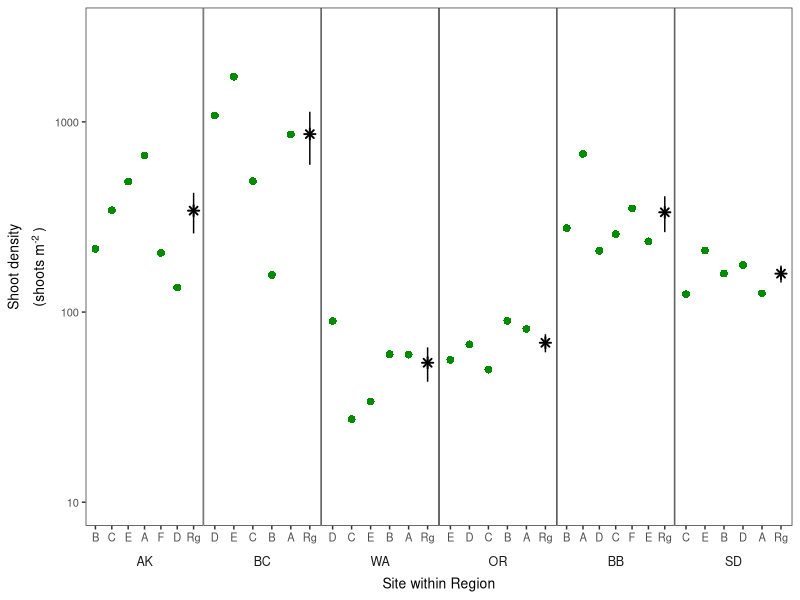
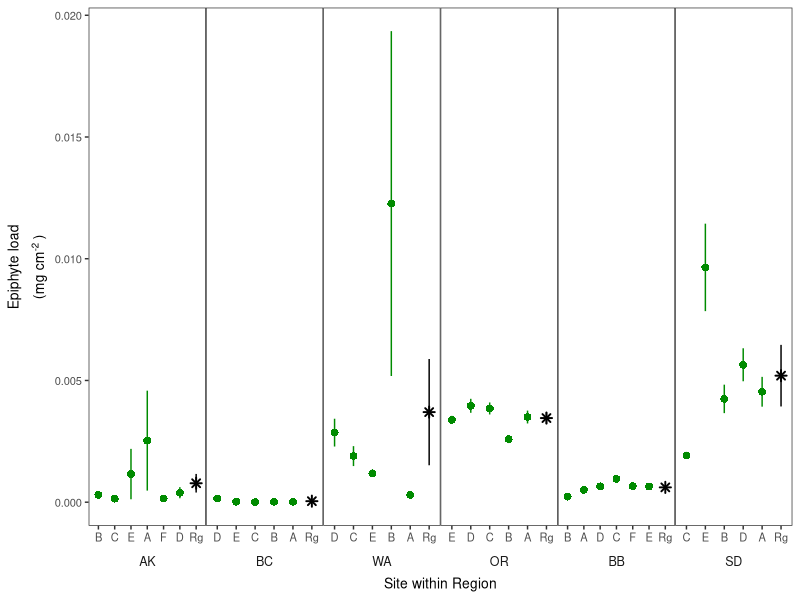
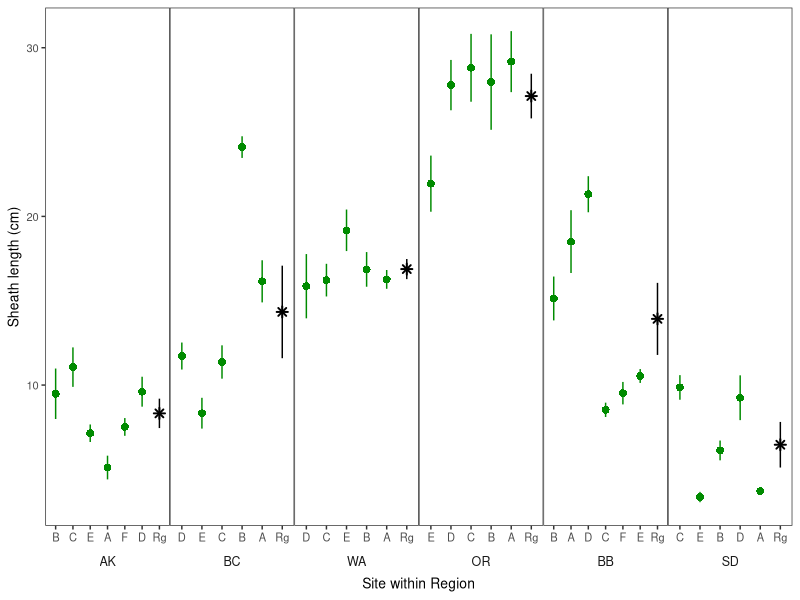
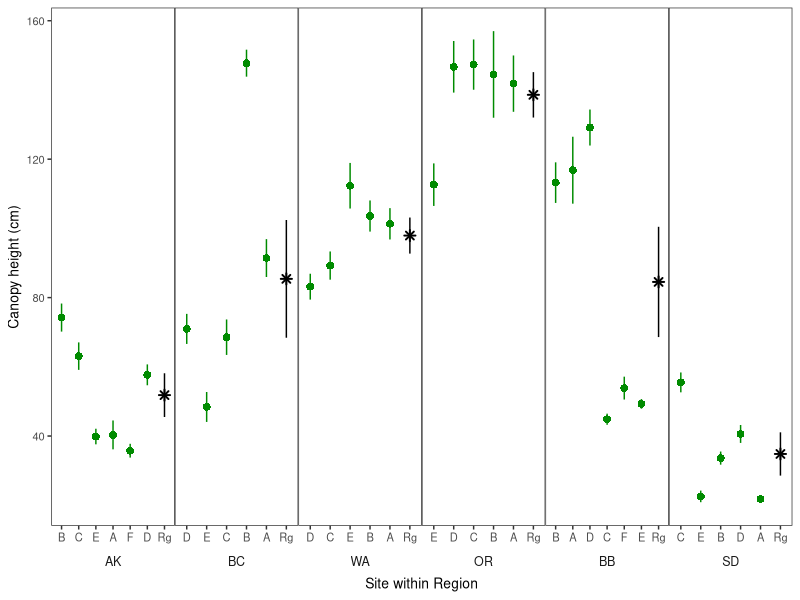
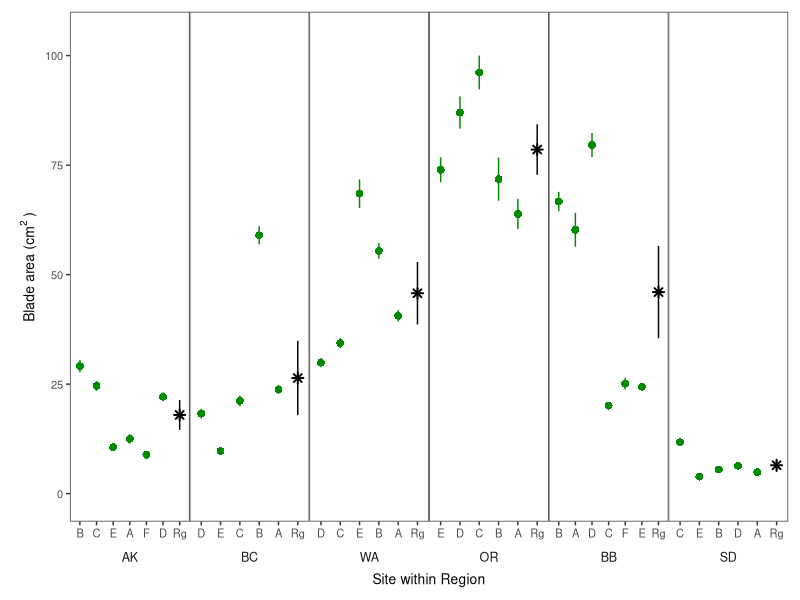
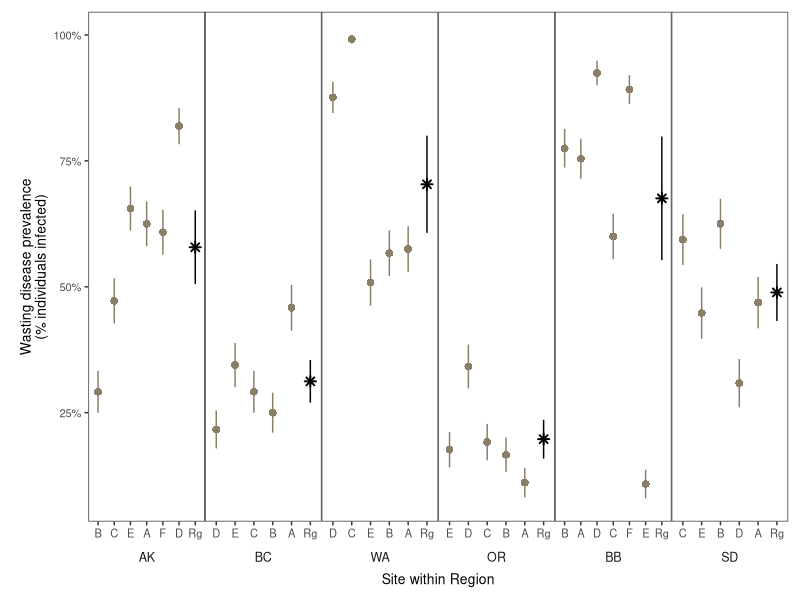
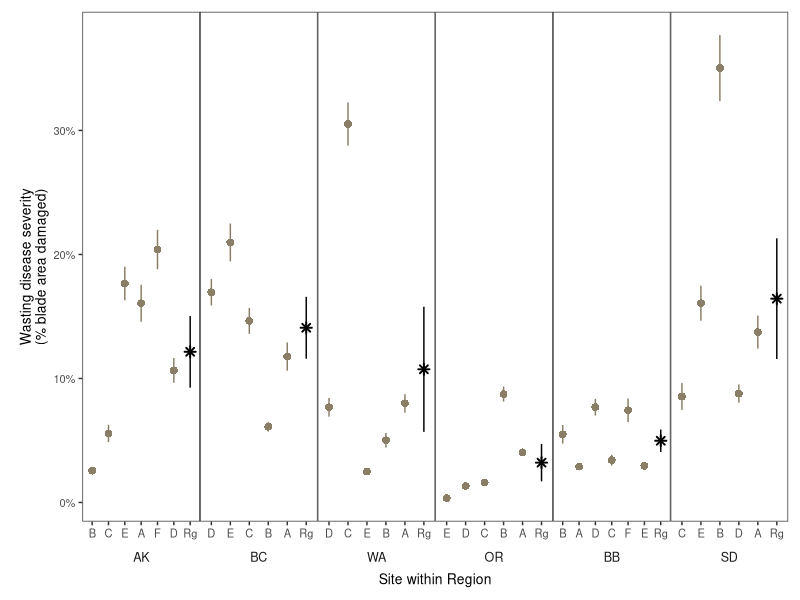
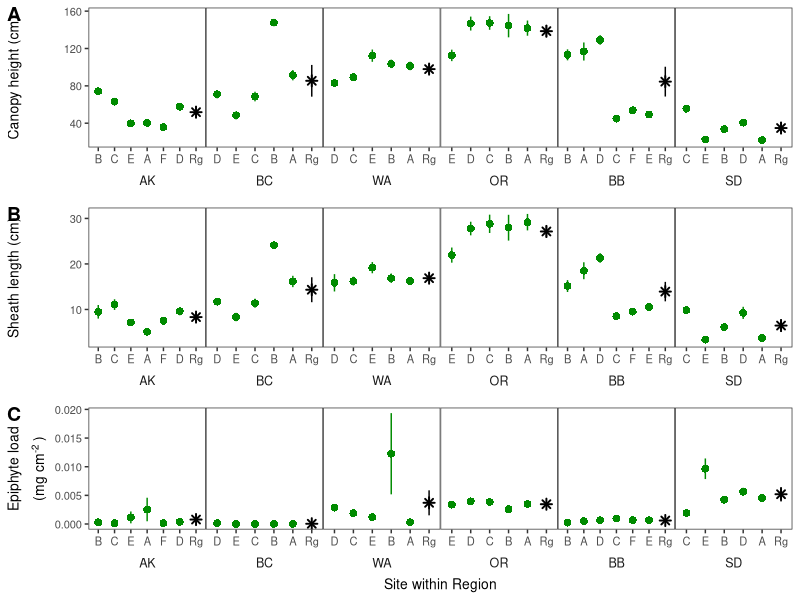

Write R code to recreate these figures, in order.
# Code files for EelgrassDiseaesTemperature manuscript
# 01_eelgrass_survey_metrics

# Last updated 2021-05-07 by Lillian Aoki

# This script imports and visualizes data from the eelgrass wasting disease surveys in 2019
# Outputs include Fig 6 and Fig S5 in the manuscript

#### Load libraries ####
library(tidyverse)
library(plotrix)
library(cowplot)
region_order <- c("AK","BC","WA","OR","BB","SD")

# Read in data ####
## site coordinates
coords <- read.csv("Data/site_lat_long.csv")
# summarize by region, subtract 5 from mean latitude so that the region mean will plot to the right of all sites
coords_region <- coords %>%
  group_by(Region) %>%
  summarise(Lat=mean(Lat)-5,Long=mean(Long))
# in figures, the data are arranged by latitude to show the geographic gradient 

# survey metrics at the site level
all <- read.csv("Data/all_survey_metrics_site.csv")
all$Type <- "Site"
all <- left_join(all, coords, by=c("Region","SiteCode"))
# calculate canopy height as the combination of sheath length and longest blade length
all$CanopyHeightMean <- all$LongestBladeLengthMean+all$SheathLengthMean
all$CanopyHeightSe <- sqrt((all$LongestBladeLengthSe)^2+(all$SheathLengthSe)^2)

all_region <- all %>%
  group_by(Region, Type="Region")%>%
  summarise(DensityShootsSe=sd(DensityShootsMean)/sqrt(length(DensityShootsMean)),
            DensityShootsMean=mean(DensityShootsMean,na.rm=TRUE),
            EpiphytePerAreaSe=sd(EpiphytePerAreaMean)/sqrt(length(EpiphytePerAreaMean)),
            EpiphytePerAreaMean=mean(EpiphytePerAreaMean),
            LongestBladeLengthSe=sd(LongestBladeLengthMean)/sqrt(length(LongestBladeLengthMean)),
            LongestBladeLengthMean=mean(LongestBladeLengthMean),
            SheathLengthSe=sd(SheathLengthMean)/sqrt(length(SheathLengthMean)),
            SheathLengthMean=mean(SheathLengthMean),
            CanopyHeightSe=sd(CanopyHeightMean)/sqrt(length(CanopyHeightMean)),
            CanopyHeightMean=mean(CanopyHeightMean),
            PrevalenceSe=sd(PrevalenceMean)/sqrt(length(PrevalenceMean)),
            PrevalenceMean=mean(PrevalenceMean),
            SeveritySe=sd(SeverityMean)/sqrt(length(SeverityMean)),
            SeverityMean=mean(SeverityMean),
            BladeAreaSe=sd(BladeAreaMean)/sqrt(length(BladeAreaMean)),
            BladeAreaMean=mean(BladeAreaMean))

all_region <- left_join(all_region,coords_region,by=c("Region"))

all_region$SiteCode <- "Rg"
all_region$Region <- ordered(all_region$Region,levels=region_order)
all$Region <- ordered(all$Region,levels=region_order)
all <- dplyr::select(all,c("SiteCode",names(all_region)))

# combine site and region data for plotting
combo <- rbind(all,all_region)
combo$Region <- ordered(combo$Region, levels=region_order)
combo <- combo %>%
  ungroup%>%
  arrange(Region,-Lat)%>%
  mutate(order=row_number())

# Create plots ####

# shoot density plot
p_den <- ggplot()+
  geom_pointrange(data=combo,aes(x=as.factor(order),y=DensityShootsMean,ymin=DensityShootsMean-DensityShootsSe,
                                 ymax=DensityShootsMean+DensityShootsSe,color=Type,shape=Type))+
  facet_wrap(~Region,nrow = 1,scales = "free_x",strip.position = "bottom")+
  scale_color_manual(values=c("black","green4"))+
  scale_shape_manual(values=c(8,16))+
  scale_y_log10(limits=c(10,3000))+
  scale_x_discrete(breaks = combo$order,
                   labels = combo$SiteCode)+
  ylab(expression(atop("Shoot density",paste("(shoots m"^"-2"~")"))))+
  xlab("Site within Region")+
  theme_bw()+
  #theme(axis.text.x=element_text(angle=60,vjust = -0.05,hjust=0.25))+
  theme(panel.spacing = unit(0, "lines"),
        panel.grid = element_blank(),
        strip.background = element_blank(),
        strip.placement = "outside",
        panel.border = element_rect(),
        axis.text=element_text(size=8),
        axis.title=element_text(size=10),
        strip.text = element_text(size=9),
        legend.position = "none")
p_den

# epiphyte load plot
p_epi <- ggplot()+
  geom_pointrange(data=combo,aes(x=as.factor(order),y=EpiphytePerAreaMean,
                                     ymax=EpiphytePerAreaMean+EpiphytePerAreaSe,
                                     ymin=EpiphytePerAreaMean-EpiphytePerAreaSe,
                                     color=Type,shape=Type))+
  facet_wrap(~Region,nrow = 1,scales = "free_x",strip.position = "bottom")+
  scale_color_manual(values=c("black","green4"))+
  scale_shape_manual(values=c(8,16))+
  #scale_y_log10(limits=c(0.0000001,0.1))+
  scale_x_discrete(breaks = combo$order,
                   labels = combo$SiteCode)+
  ylab(expression(atop("Epiphyte load",paste("(mg cm"^"-2"~")"))))+
  xlab("Site within Region")+
  theme_bw()+
  #  theme(axis.text.x=element_text(angle=90))+
  theme(panel.spacing = unit(0, "lines"),
        panel.grid = element_blank(),
        strip.background = element_blank(),
        strip.placement = "outside",
        panel.border = element_rect(),
        axis.text=element_text(size=8),
        axis.title=element_text(size=10),
        strip.text = element_text(size=9),
        legend.position = "none")
p_epi

# sheath length plot
p_sh <- ggplot()+
  geom_pointrange(data= combo,aes(x=as.factor(order),
                                    y=SheathLengthMean/10,
                                    ymax=(SheathLengthMean+SheathLengthSe)/10,
                                    ymin=(SheathLengthMean-SheathLengthSe)/10,
                                    color=Type,shape=Type))+
  #scale_y_continuous(expand = c(0,10))+
  facet_wrap(~Region,nrow = 1,scales = "free_x",strip.position = "bottom")+
  scale_color_manual(values=c("black","green4"))+
  scale_shape_manual(values=c(8,16))+
  scale_x_discrete(breaks = combo$order,
                   labels = combo$SiteCode)+
  ylab("Sheath length (cm)")+
  xlab("Site within Region")+
  theme_bw()+
  #  theme(axis.text.x=element_text(angle=90))+
  theme(panel.spacing = unit(0, "lines"),
        panel.grid = element_blank(),
        strip.background = element_blank(),
        strip.placement = "outside",
        panel.border = element_rect(),
        axis.text=element_text(size=8),
        axis.title=element_text(size=10),
        strip.text = element_text(size=9),
        legend.position="none")
p_sh

# canopy height plot
p_ch <- ggplot()+
  geom_pointrange(data=combo,aes(x=as.factor(order),
                                    y=CanopyHeightMean/10,
                                    ymax=(CanopyHeightMean+CanopyHeightSe)/10,
                                    ymin=(CanopyHeightMean-CanopyHeightSe)/10,
                                    color=Type,shape=Type))+  
 facet_wrap(~Region,nrow = 1,scales = "free_x",strip.position = "bottom")+
  scale_color_manual(values=c("black","green4"))+
  scale_shape_manual(values=c(8,16))+
  scale_x_discrete(breaks = combo$order,
                   labels = combo$SiteCode)+
  ylab("Canopy height (cm)")+
  xlab("Site within Region")+
  theme_bw()+
  #  theme(axis.text.x=element_text(angle=90))+
  theme(panel.spacing = unit(0, "lines"),
        panel.grid = element_blank(),
        strip.background = element_blank(),
        strip.placement = "outside",
        panel.border = element_rect(),
        axis.text=element_text(size=8),
        axis.title=element_text(size=10),
        strip.text = element_text(size=9),
        legend.position = "none")
p_ch

# blade area plot
p_ba <- ggplot()+
  geom_pointrange(data=combo,aes(x=as.factor(order),
                                    y=BladeAreaMean,
                                    ymax=BladeAreaMean+BladeAreaSe,
                                    ymin=BladeAreaMean-BladeAreaSe,color=Type,shape=Type))+
  scale_y_continuous(expand = c(0,10))+
  facet_wrap(~Region,nrow = 1,scales = "free_x",strip.position = "bottom")+
  scale_color_manual(values=c("black","green4"))+
  scale_shape_manual(values=c(8,16))+
  scale_x_discrete(breaks = combo$order,
                   labels = combo$SiteCode)+
  ylab(expression("Blade area (cm"^"2"~")"))+
  xlab("Site within Region")+
  theme_bw()+
  #  theme(axis.text.x=element_text(angle=90))+
  theme(panel.spacing = unit(0, "lines"),
        panel.grid = element_blank(),
        strip.background = element_blank(),
        strip.placement = "outside",
        panel.border = element_rect(),
        axis.text=element_text(size=8),
        axis.title=element_text(size=10),
        strip.text = element_text(size=9),
        plot.margin = margin(t=3,b=3,r=3,l=5,unit="mm"),
        legend.position = "none")
p_ba

# disease prevalence plot
p_prev <- ggplot()+
  geom_pointrange(data=combo,aes(x=as.factor(order),
                                    y=PrevalenceMean,
                                    ymax=PrevalenceMean+PrevalenceSe,
                                    ymin=PrevalenceMean-PrevalenceSe,color=Type,shape=Type))+
  facet_wrap(~Region,nrow = 1,scales = "free_x",strip.position = "bottom")+
  scale_color_manual(values=c("black","wheat4"))+
  scale_shape_manual(values=c(8,16))+
  scale_x_discrete(breaks = combo$order,
                   labels = combo$SiteCode)+
  scale_y_continuous(labels = scales::percent_format(accuracy = 1))+
  ylab("Wasting disease prevalence\n(% individuals infected)")+
  xlab("Site within Region")+
  theme_bw()+
  #  theme(axis.text.x=element_text(angle=90))+
  theme(panel.spacing = unit(0, "lines"),
        panel.grid = element_blank(),
        strip.background = element_blank(),
        strip.placement = "outside",
        panel.border = element_rect(),
        axis.text=element_text(size=8),
        axis.title=element_text(size=10),
        strip.text = element_text(size=9),
        plot.margin = margin(t=3,b=3,r=3,l=5,unit="mm"),
        legend.position = "none")
p_prev

# disease severity plot
p_sev <- ggplot()+
  geom_pointrange(data=combo,aes(x=as.factor(order),
                                    y=SeverityMean,
                                    ymax=SeverityMean+SeveritySe,
                                    ymin=SeverityMean-SeveritySe,color=Type,shape=Type))+
  facet_wrap(~Region,nrow = 1,scales = "free_x",strip.position = "bottom")+
  scale_color_manual(values=c("black","wheat4"))+
  scale_shape_manual(values=c(8,16))+
  scale_y_continuous(labels = scales::percent_format(accuracy = 1))+
  scale_x_discrete(breaks = combo$order,
                   labels = combo$SiteCode)+
  ylab("Wasting disease severity\n(% blade area damaged)")+
  xlab("Site within Region")+
  theme_bw()+
  #  theme(axis.text.x=element_text(angle=90))+
  theme(panel.spacing = unit(0, "lines"),
        panel.grid = element_blank(),
        strip.background = element_blank(),
        strip.placement = "outside",
        panel.border = element_rect(),
        axis.text=element_text(size=8),
        axis.title=element_text(size=10),
        strip.text = element_text(size=9),
        plot.margin = margin(t=3,b=3,r=3,l=5,unit="mm"),
        legend.position = "none")
p_sev

# Combine plots into figures ####

# canopy height, sheath length, and epiphyte load for supplemental Figure S5
p_ch1 <- p_ch+xlab(NULL)
p_sh1 <- p_sh+xlab(NULL)

p_all <- plot_grid(
  p_ch1,
  p_sh1,
  p_epi,
  align="v",
  labels=c("A","B","C"),
  ncol=1
)
p_all
ggsave(p_all,filename = "Figures/FigS5_seagrass_metrics.jpg",height=6.75,width=6)

# blade area, shoot density, disease prevalence, and disease severity for manuscript Figure 6
p_ba1 <- p_ba+xlab(NULL)
p_den1 <- p_den+xlab(NULL)
p_prev1 <- p_prev+xlab(NULL)

p_fig <- plot_grid(
  p_ba1,
  p_den1,
  p_prev1,
  p_sev,
  align="v",axis="l",
  labels=c("A","B","C","D"),hjust = 0,
  #nrow=3,
  ncol=1
)
p_fig
ggsave(p_fig,filename = "Figures/Fig6_disease_metrics.jpg",height=9,width=6)
